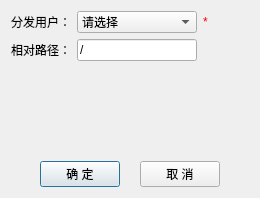
<?xml version="1.0" encoding="UTF-8"?>
<ui version="4.0">
 <class>selUserDlg</class>
 <widget class="QDialog" name="selUserDlg">
  <property name="geometry">
   <rect>
    <x>0</x>
    <y>0</y>
    <width>260</width>
    <height>198</height>
   </rect>
  </property>
  <property name="windowTitle">
   <string>添加分发用户</string>
  </property>
  <layout class="QVBoxLayout" name="verticalLayout">
   <item>
    <layout class="QGridLayout" name="gridLayout">
     <item row="0" column="0">
      <widget class="QLabel" name="label">
       <property name="text">
        <string>分发用户：</string>
       </property>
      </widget>
     </item>
     <item row="0" column="1">
      <widget class="QComboBox" name="comboBox">
       <property name="minimumSize">
        <size>
         <width>120</width>
         <height>0</height>
        </size>
       </property>
       <item>
        <property name="text">
         <string>请选择</string>
        </property>
       </item>
      </widget>
     </item>
     <item row="0" column="2">
      <widget class="QLabel" name="label_19">
       <property name="styleSheet">
        <string notr="true">color: rgb(255, 0, 0);</string>
       </property>
       <property name="text">
        <string>*</string>
       </property>
      </widget>
     </item>
     <item row="0" column="3">
      <spacer name="horizontalSpacer_3">
       <property name="orientation">
        <enum>Qt::Horizontal</enum>
       </property>
       <property name="sizeHint" stdset="0">
        <size>
         <width>40</width>
         <height>20</height>
        </size>
       </property>
      </spacer>
     </item>
     <item row="1" column="0">
      <widget class="QLabel" name="label_2">
       <property name="text">
        <string>相对路径：</string>
       </property>
      </widget>
     </item>
     <item row="1" column="1">
      <widget class="QLineEdit" name="lineEdit">
       <property name="text">
        <string>/</string>
       </property>
      </widget>
     </item>
    </layout>
   </item>
   <item>
    <spacer name="verticalSpacer">
     <property name="orientation">
      <enum>Qt::Vertical</enum>
     </property>
     <property name="sizeHint" stdset="0">
      <size>
       <width>20</width>
       <height>40</height>
      </size>
     </property>
    </spacer>
   </item>
   <item>
    <layout class="QHBoxLayout" name="horizontalLayout">
     <property name="spacing">
      <number>20</number>
     </property>
     <item>
      <spacer name="horizontalSpacer">
       <property name="orientation">
        <enum>Qt::Horizontal</enum>
       </property>
       <property name="sizeHint" stdset="0">
        <size>
         <width>40</width>
         <height>20</height>
        </size>
       </property>
      </spacer>
     </item>
     <item>
      <widget class="QPushButton" name="btnOk">
       <property name="text">
        <string>确 定</string>
       </property>
      </widget>
     </item>
     <item>
      <widget class="QPushButton" name="btnCancel">
       <property name="text">
        <string>取 消</string>
       </property>
      </widget>
     </item>
     <item>
      <spacer name="horizontalSpacer_2">
       <property name="orientation">
        <enum>Qt::Horizontal</enum>
       </property>
       <property name="sizeHint" stdset="0">
        <size>
         <width>40</width>
         <height>20</height>
        </size>
       </property>
      </spacer>
     </item>
    </layout>
   </item>
  </layout>
 </widget>
 <resources/>
 <connections/>
</ui>
